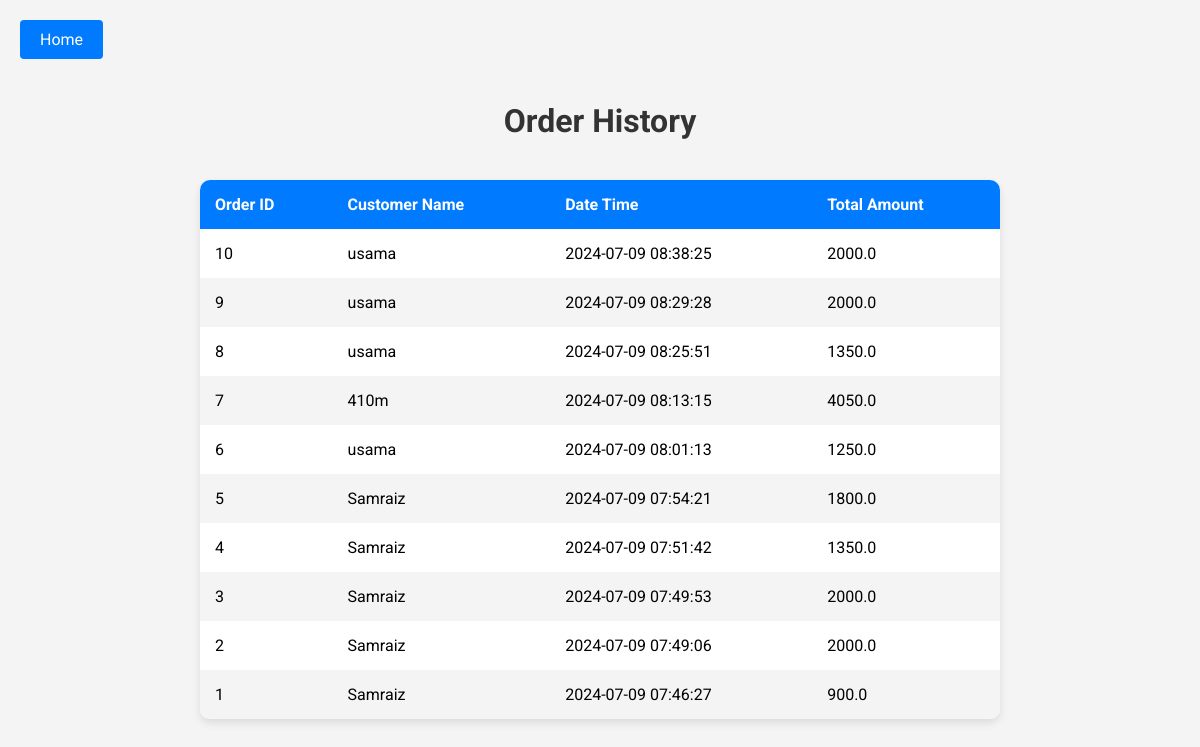
The page /order_history on the database as committed earlier.
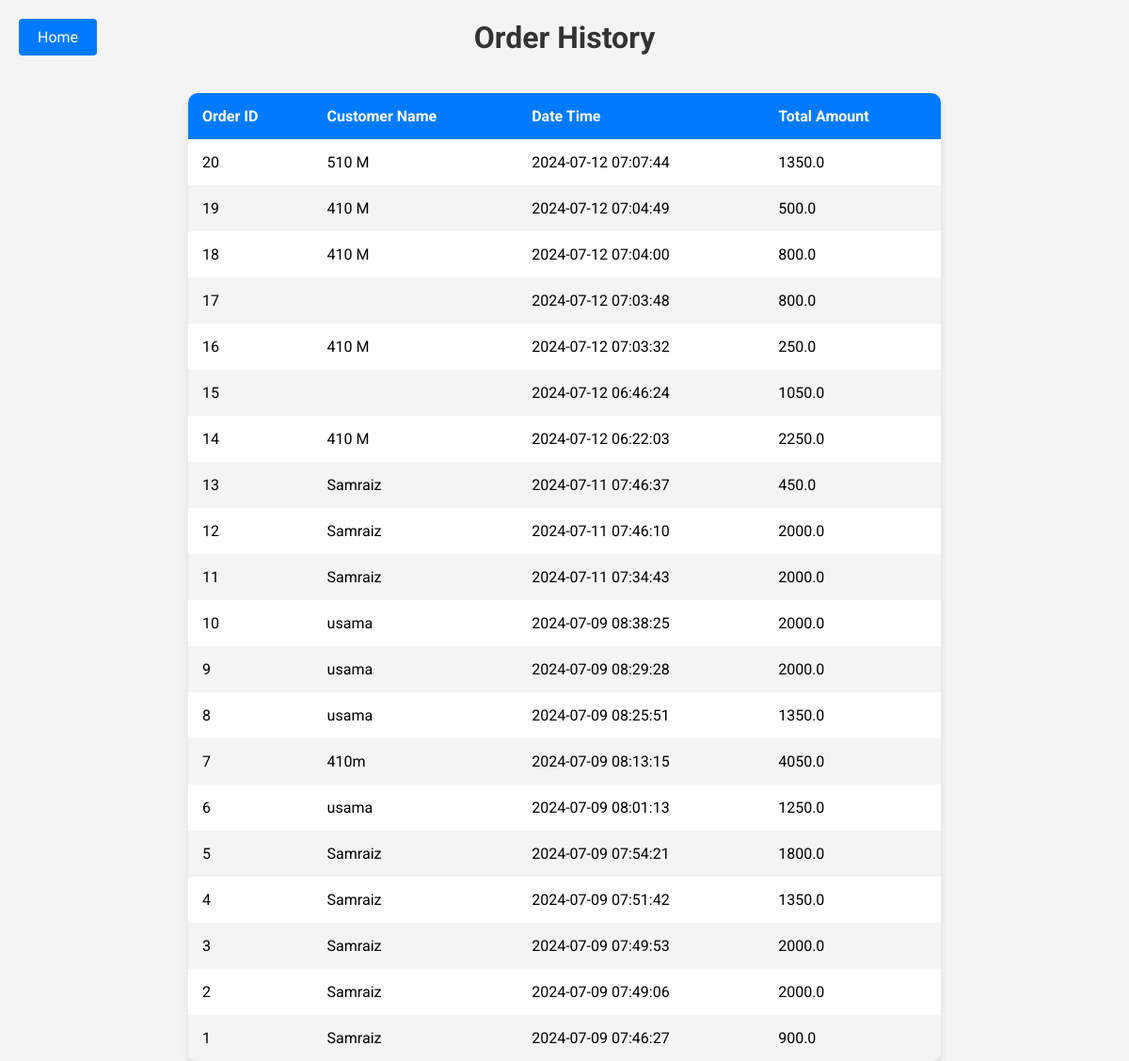
The same page on the database as committed later.
### app/models.py (models this page shows)
class Order(db.Model):
    id = db.Column(db.Integer, primary_key=True)
    customer_name = db.Column(db.String(100), nullable=False)
    datetime = db.Column(db.DateTime, default=datetime.utcnow)
    total_amount = db.Column(db.Float, nullable=False)
    order_items = db.relationship('OrderItem', backref='order', lazy=True)

### app/main.py (the view)
@main.route('/order_history', methods=['GET'])
def sales():
    orders = Order.query.order_by(Order.datetime.desc()).all()
    return render_template('order_history.html', orders=orders)

### app/templates/order_history.html (shortened to what this page needs)
<!DOCTYPE html>
<html lang="en">
<head>
    <link rel="stylesheet" href="{{ url_for('static', filename='css/order_history.css') }}">
</head>
<body>
    <a href="{{ url_for('main.index') }}" class="back-btn">Home</a>
    <h1>Order History</h1>
    <table>
        <thead>
            <tr>
                <th>Order ID</th>
                <th>Customer Name</th>
                <th>Date Time</th>
                <th>Total Amount</th>
            </tr>
        </thead>
        <tbody>
            {% for order in orders %}
                <tr>
                    <td>{{ order.id }}</td>
                    <td>{{ order.customer_name }}</td>
                    <td>{{ order.datetime.strftime('%Y-%m-%d %H:%M:%S') }}</td>
                    <td>{{ order.total_amount }}</td>
                </tr>
            {% endfor %}
        </tbody>
    </table>
</body>
</html>

### app/static/css/order_history.css (style rules this page uses)
body { font-family: 'Roboto', sans-serif; background-color: #f4f4f4; margin: 0; padding: 0; display: flex; flex-direction: column; align-items: center; justify-content: center; min-height: 100vh; }
h1, h2 { color: #333; margin-bottom: 20px; font-weight: 700; }
table { width: 90%; max-width: 800px; border-collapse: collapse; background: #fff; box-shadow: 0 4px 8px rgba(0, 0, 0, 0.1); border-radius: 10px; overflow: hidden; margin-top: 20px; }
table th, table td { padding: 15px; text-align: left; }
table th { background-color: #007bff; color: #fff; }
table tr:nth-child(even) { background-color: #f4f4f4; }
.back-btn { position: absolute; top: 20px; left: 20px; display: block; padding: 10px 20px; background-color: #007bff; color: white; text-decoration: none; border: none; cursor: pointer; border-radius: 4px; transition: background-color 0.3s ease; }

Rows that differ between the two databases and show on the page:
added Order: id "20", customer_name "510 M", datetime "2024-07-12 07:07:44", total_amount "1350.0"
added Order: id "19", customer_name "410 M", datetime "2024-07-12 07:04:49", total_amount "500.0"
added Order: id "18", customer_name "410 M", datetime "2024-07-12 07:04:00", total_amount "800.0"
added Order: id "17", datetime "2024-07-12 07:03:48", total_amount "800.0"
added Order: id "16", customer_name "410 M", datetime "2024-07-12 07:03:32", total_amount "250.0"
added Order: id "15", datetime "2024-07-12 06:46:24", total_amount "1050.0"
added Order: id "14", customer_name "410 M", datetime "2024-07-12 06:22:03", total_amount "2250.0"
added Order: id "13", customer_name "Samraiz", datetime "2024-07-11 07:46:37", total_amount "450.0"
added Order: id "12", customer_name "Samraiz", datetime "2024-07-11 07:46:10", total_amount "2000.0"
added Order: id "11", customer_name "Samraiz", datetime "2024-07-11 07:34:43", total_amount "2000.0"
